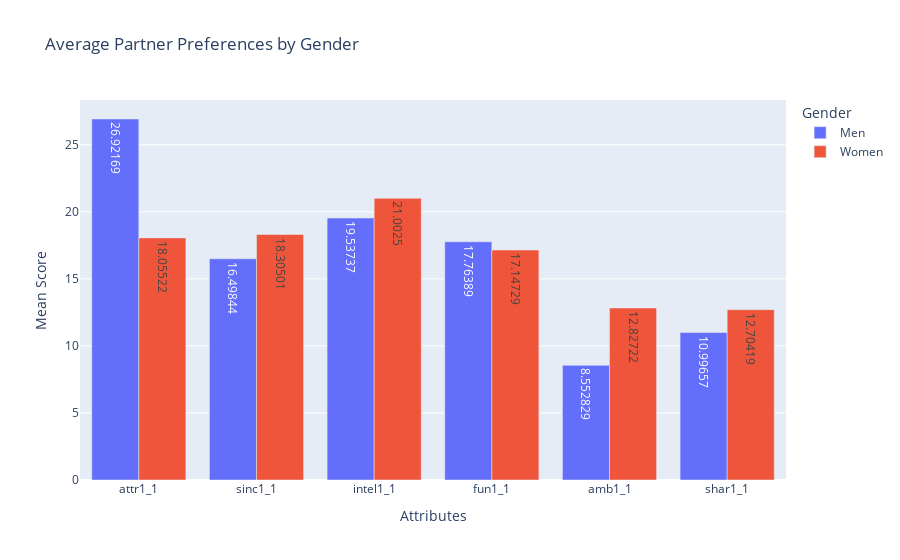

Notebook source saved alongside this figure:
### Code cell
# Transform data for better plotting
df_sorted = mean_preferences.T.reset_index().melt(id_vars="index", var_name="Gender", value_name="Mean Score")

# Create bar chart
fig = px.bar(df_sorted, x="index", y="Mean Score", color="Gender",
             title="Average Partner Preferences by Gender", 
             barmode="group", text_auto=True)
fig.update_layout(xaxis_title="Attributes", yaxis_title="Mean Score")
fig.show()

### Figure 1 — Plotly figure (JSON) as saved in the notebook; plotly's stock layout.template omitted (floating-point values rounded to 4 significant figures)
{"data": [{"alignmentgroup": "True", "hovertemplate": "Gender=Men<br>index=%{x}<br>Mean Score=%{y}<extra></extra>", "legendgroup": "Men", "marker": {"color": "#636efa", "pattern": {"shape": ""}}, "name": "Men", "offsetgroup": "Men", "orientation": "v", "showlegend": true, "textposition": "auto", "texttemplate": "%{y}", "type": "bar", "x": ["attr1_1", "sinc1_1", "intel1_1", "fun1_1", "amb1_1", "shar1_1"], "xaxis": "x", "y": [26.92, 16.5, 19.54, 17.76, 8.553, 11.0], "yaxis": "y"}, {"alignmentgroup": "True", "hovertemplate": "Gender=Women<br>index=%{x}<br>Mean Score=%{y}<extra></extra>", "legendgroup": "Women", "marker": {"color": "#EF553B", "pattern": {"shape": ""}}, "name": "Women", "offsetgroup": "Women", "orientation": "v", "showlegend": true, "textposition": "auto", "texttemplate": "%{y}", "type": "bar", "x": ["attr1_1", "sinc1_1", "intel1_1", "fun1_1", "amb1_1", "shar1_1"], "xaxis": "x", "y": [18.06, 18.31, 21.0, 17.15, 12.83, 12.7], "yaxis": "y"}], "layout": {"barmode": "group", "legend": {"title": {"text": "Gender"}, "tracegroupgap": 0}, "title": {"text": "Average Partner Preferences by Gender"}, "xaxis": {"anchor": "y", "domain": [0, 1], "title": {"text": "Attributes"}}, "yaxis": {"anchor": "x", "domain": [0, 1], "title": {"text": "Mean Score"}}}}
